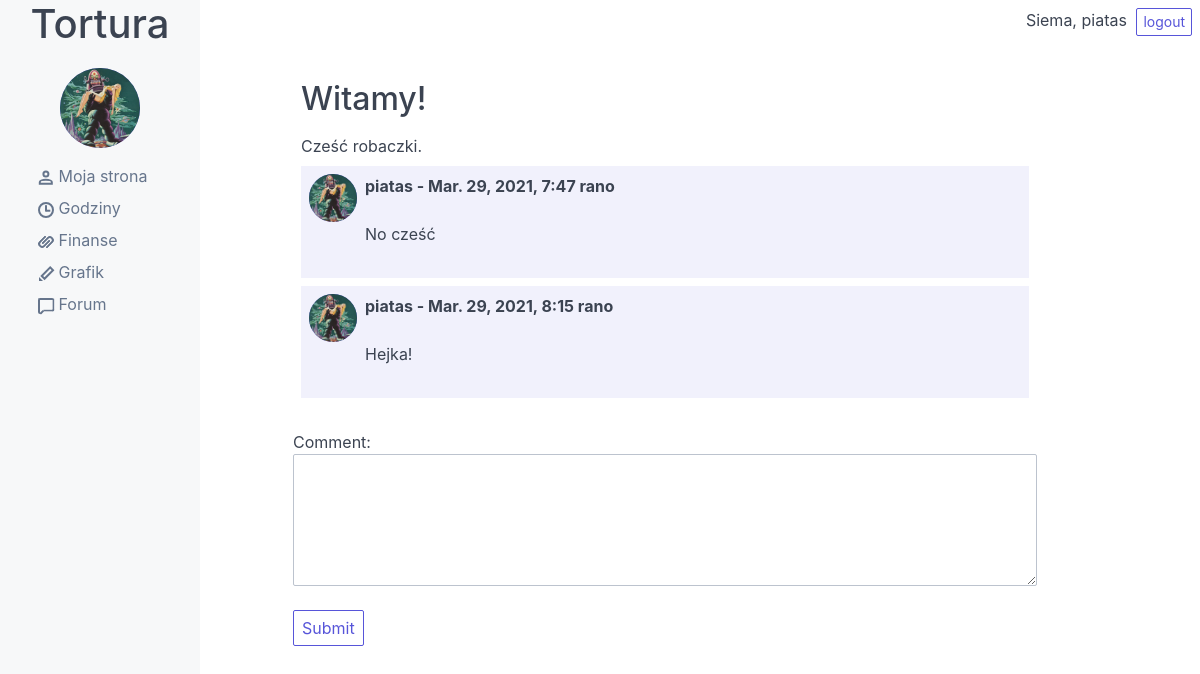
The page /article/4/ (signed in) on the database its author committed.
### articles/models.py (models this page shows, shortened)
class Profile(models.Model):
    user = models.OneToOneField(User, null=True, on_delete=models.CASCADE)
    image = models.ImageField(default='default.jpg', upload_to='profile_pics')
    rate = models.FloatField(null=True)
    logged = models.BooleanField(default=False)

class Article(models.Model):
    user = models.ForeignKey(User, on_delete=models.SET_NULL, null=True)
    title = models.CharField(max_length=256, verbose_name='Title')
    content = models.TextField(verbose_name='Content')
    snippet = models.CharField(max_length=120, verbose_name='Snippet')
    publication_datetime = models.DateTimeField(auto_now_add=True)
    class Meta:
        ordering = ['-publication_datetime']

class Comment(models.Model):
    article = models.ForeignKey(Article, on_delete=models.CASCADE)
    user = models.ForeignKey(User, on_delete=models.SET_NULL, null=True)
    content = models.TextField(verbose_name='comment')
    email = models.EmailField(max_length=256, verbose_name='e-mail', default='')
    publication_datetime = models.DateTimeField(auto_now_add=True)
    status = models.CharField(
        max_length=8,
        choices=PUBLICATION_STATUSES,
        default='accepted',
        )

### articles/views.py (the view)
# urls.py: path('article/<int:pk>/', ArticleDetailView.as_view(), name='article-detail'),
class ArticleDetailView(LoginRequiredMixin, DetailView):
    model = apps.get_model('articles.Article')
    def get_context_data(self, **kwargs):
        context = super().get_context_data(**kwargs)
        context['form'] = CommentCreateForm()
        return context

### articles/forms.py
class CommentCreateForm(forms.ModelForm):
    class Meta:
        model = Comment
        fields = [
            'content',
            ]
    def __init__(self, *args, **kwargs):
        super().__init__(*args, **kwargs)
        self.fields['content'].widget.attrs.update({
            'class': 'form-input',
            'rows': 5,
            })
        self.fields['content'].required = False

### articles/templates/articles/article_detail.html (shortened to what this page needs)
{% extends 'base.html' %}
{% block content %}
<br>
<div>
    <div class="container">
    <h2>{{ article.title }}</h2>
    {{ article.content}}
    </div>
    {% for comment in article.comment_set.all %}
    {% if comment.status == 'accepted'%}
    <div class="tile bg-secondary p-2 m-2">
        <div class="tile-icon">
            <figure class="avatar avatar-lg">
                <img class="icon icon-file" src="{{ comment.user.profile.image.url }}" />
            </figure>
        </div>
        <div class="tile-content">
            <p class="tile-title">
                <strong>
                {{ comment.user }} - {{comment.publication_datetime}}
                </strong>
            </p>
            <p class="tile-subtitle">
                {{ comment.content }}
            </p>
        </div>
    </div>
    {% endif %}
    {% endfor %}
    <br>
    <form method="post" action="{% url 'articles:comment-create' article.id %}">
        <div class="form-group">
            {{ form.as_p }}
        </div>
        <input class='btn' type="submit" value="Submit">
    </form>
</div>
{% endblock %}

### templates/base.html (shortened to what this page needs)
{% load static %}
<!DOCTYPE html>
<html>
    <head>
        <link rel="stylesheet" href="{% static 'articles/css/spectre.css' %}">
        <link rel="stylesheet" href="{% static 'articles/css/spectre-exp.css' %}">
        <link rel="stylesheet" href="{% static 'articles/css/spectre-icons.css' %}">
        <link rel="stylesheet" href="{% static 'articles/css/style.css' %}">
    </head>
    <body>
        <div class="off-canvas off-canvas-sidebar-show body">
            <div id="sidebar-id" class="off-canvas-sidebar navbar-body">
                <div class="navbar-header">
                    <h1>Tortura</h1>
                    <figure class="avatar avatar-size">
                        <img class="icon icon-file" src="{{ user.profile.image.url }}" />
                    </figure>
                </div>
                <div class="navbar-menu mt-2">
                    <ul class="nav">
                        <li class="nav-item">
                            <a href="{% url 'articles:my-site' %}">
                                <i class="icon icon-people"></i>
                                Moja strona
                            </a>
                        </li>
                        <li class="nav-item">
                            <a href="{% url 'articles:hours' %}">
                                <i class="icon icon-time"></i>
                                Godziny
                            </a>
                        </li>
                        <li class="nav-item">
                            <a href="{% url 'articles:finance' %}">
                                <i class="icon icon-link"></i>
                                Finanse
                            </a>
                        </li>
                        <li class="nav-item">
                            <a href="{% url 'articles:schedule' %}">
                                <i class="icon icon-edit"></i>
                                Grafik
                            </a>
                        </li>
                        <li class="nav-item">
                            <a href="{% url 'articles:home' %}">
                                <i class="icon icon-message"></i>
                                Forum
                            </a>
                        </li>
                    </ul>
                </div>
            </div>
            <div class="off-canvas-content">
                <header>
                    <div class="top">
                        <span>Siema, {{ request.user }}</span>
                        <span style="margin-left: 5px">
                            <a class="btn btn-sm" href="{% url 'logout' %}"> logout </a>
                        </span>
                    </div>
                </header>
                <div class="off-canvas content-overflow" style="margin-top: 20px;">
                    <div class="container col-10 col-md-11" style="margin-left: 5px;">
                        {% block content %}
                        {% endblock %}
                    </div>
                </div>
            </div>
        </div>
    </body>
</html>

### articles/static/articles/css/spectre.css (style rules this page uses)
html { font-family: sans-serif; -webkit-text-size-adjust: 100%; -ms-text-size-adjust: 100%; }
body { margin: 0; }
article, aside, footer, header, nav, section { display: block; }
h1 { font-size: 2em; margin: .67em 0; }
figcaption, figure, main { display: block; }
a { background-color: transparent; -webkit-text-decoration-skip: objects; }
b, strong { font-weight: inherit; }
b, strong { font-weight: bolder; }
img { border-style: none; }
button, input, optgroup, select, textarea { font-family: inherit; font-size: inherit; line-height: inherit; margin: 0; }
button, input { overflow: visible; }
button, html [type="button"], [type="reset"], [type="submit"] { -webkit-appearance: button; }
textarea { overflow: auto; }
*, *::before, *::after { box-sizing: inherit; }
html { box-sizing: border-box; font-size: 20px; line-height: 1.5; -webkit-tap-highlight-color: transparent; }
body { background: #fff; color: #3b4351; font-family: -apple-system, system-ui, BlinkMacSystemFont, "Segoe UI", Roboto, "Helvetica Neue", sans-serif; font-size: .8rem; overflow-x: hidden; text-rendering: optimizeLegibility; }
a { color: #5755d9; outline: none; text-decoration: none; }
h1, h2, h3, h4, h5, h6 { color: inherit; font-weight: 500; line-height: 1.2; margin-bottom: .5em; margin-top: 0; }
h1, .h1 { font-size: 2rem; }
h2, .h2 { font-size: 1.6rem; }
p { margin: 0 0 1.2rem; }
a, ins, u { -webkit-text-decoration-skip: ink edges; text-decoration-skip: ink edges; }
ul, ol { margin: .8rem 0 .8rem .8rem; padding: 0; }
ul li, ol li { margin-top: .4rem; }
ul { list-style: disc inside; }
.btn { -webkit-appearance: none; -moz-appearance: none; appearance: none; background: #fff; border: .05rem solid #5755d9; border-radius: .1rem; color: #5755d9; cursor: pointer; display: inline-block; font-size: .8rem; height: 1.8rem; line-height: 1.2rem; outline: none; padding: .25rem .4rem; text-align: center; text-decoration: none; transition: background .2s, border .2s, box-shadow .2s, color .2s; -webkit-user-select: none; -moz-user-select: none; -ms-user-select: none; user-select: none; vertical-align: middle; white-space: nowrap; }
.btn.btn-sm { font-size: .7rem; height: 1.4rem; padding: .05rem .3rem; }
.form-group:not(:last-child) { margin-bottom: .4rem; }
.form-input { -webkit-appearance: none; -moz-appearance: none; appearance: none; background: #fff; background-image: none; border: .05rem solid #bcc3ce; border-radius: .1rem; color: #3b4351; display: block; font-size: .8rem; height: 1.8rem; line-height: 1.2rem; max-width: 100%; outline: none; padding: .25rem .4rem; position: relative; transition: background .2s, border .2s, box-shadow .2s, color .2s; width: 100%; }
.form-input::placeholder { color: #bcc3ce; }
textarea.form-input, textarea.form-input.input-lg, textarea.form-input.input-sm { height: auto; }
.container { margin-left: auto; margin-right: auto; padding-left: .4rem; padding-right: .4rem; width: 100%; }
.col-10 { width: 83.33333333%; }
.avatar { background: #5755d9; border-radius: 50%; color: rgba(255, 255, 255, .85); display: inline-block; font-size: .8rem; font-weight: 300; height: 1.6rem; line-height: 1.25; margin: 0; position: relative; vertical-align: middle; width: 1.6rem; }
.avatar.avatar-lg { font-size: 1.2rem; height: 2.4rem; width: 2.4rem; }
.avatar img { border-radius: 50%; height: 100%; position: relative; width: 100%; z-index: 1; }
.nav { display: -ms-flexbox; display: flex; -ms-flex-direction: column; flex-direction: column; list-style: none; margin: .2rem 0; }
.nav .nav-item a { color: #66758c; padding: .2rem .4rem; text-decoration: none; }
.tile { align-content: space-between; align-items: flex-start; display: -ms-flexbox; display: flex; -ms-flex-align: start; -ms-flex-line-pack: justify; }
.tile .tile-icon, .tile .tile-action { -ms-flex: 0 0 auto; flex: 0 0 auto; }
.tile .tile-content { -ms-flex: 1 1 auto; flex: 1 1 auto; }
.tile .tile-content:not(:first-child) { padding-left: .4rem; }
.tile .tile-title, .tile .tile-subtitle { line-height: 1.2rem; }
.bg-secondary { background: #f1f1fc !important; }
.m-2 { margin: .4rem !important; }
.mt-2 { margin-top: .4rem !important; }
.p-2 { padding: .4rem !important; }

### rows shown on the page
Article: title "Witamy!", content "Cześć robaczki."
Comment: user.profile.image (picture), user "piatas", publication_datetime "Mar. 29, 2021, 7:47 rano", content "No cześć"
Comment: user.profile.image (picture), user "piatas", publication_datetime "Mar. 29, 2021, 8:15 rano", content "Hejka!"

### other values the page prints
{{ request.user }} "piatas"
